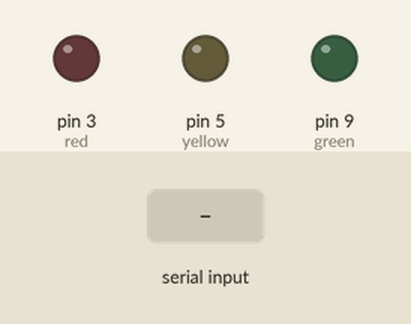
Simulated run of this sketch. Board: Arduino Uno, built with avr-gcc and run on an emulated ATmega328P. Parts: output pins drawn as LEDs (lit = HIGH). The inputs (shaded band) are chosen by the test bench. What the sketch prints to the serial monitor is not drawn.

Above: at 1.2 s.
1.3 s: "r" received over Serial
At 2.1 s:
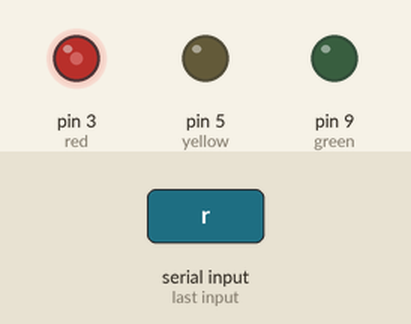
3.8 s: "y" received over Serial
At 4.2 s:
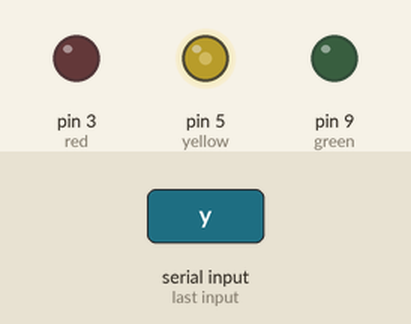
6.3 s: "g" received over Serial
At 7.1 s:
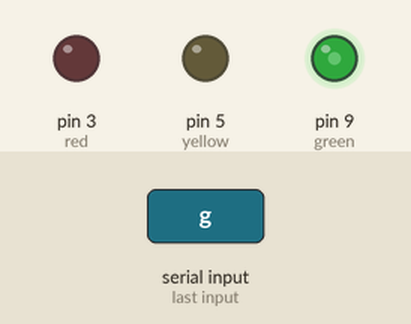
Timing chart, 0 to 9.3 s (numbered marks = the images above; inputs shaded):
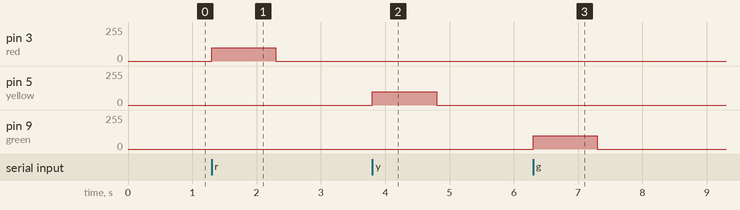

The sketch:

serialchar.ino
```cpp
//reads chars from python, lights corresponding LED up
int red = 3;
int yellow = 5;
int green = 9;
int color = 3;
int readNum;

void setup(){
 Serial.begin(9600);
 pinMode(red, OUTPUT);
 pinMode(yellow, OUTPUT);
 pinMode(green, OUTPUT);
}

void loop(){
  if(Serial.available() > 0){
    char line = Serial.read();
    char str[2];
    str[0] = line;
    str[1] = '\0';
    Serial.print(str[0]);
    if(strncmp(str, "r", 1) == 0) {
      color = red;
    }else if(strncmp(str, "y", 1) == 0) {
      color = yellow;
    }else if(strncmp(str, "g", 1) == 0) {
      color = green;
    }
    analogWrite(color, 100);
    delay(1000);
    analogWrite(color, 0);
    Serial.flush();
  }
}
```

Measured:
- after the input at 1.3 s, pin 3 (red): 0/255 → 100/255 at once, → 0/255 1.0 s later
- after the input at 3.8 s, pin 5 (yellow): 0/255 → 100/255 at once, → 0/255 1.0 s later
- after the input at 6.3 s, pin 9 (green): 0/255 → 100/255 at once, → 0/255 1.0 s later
